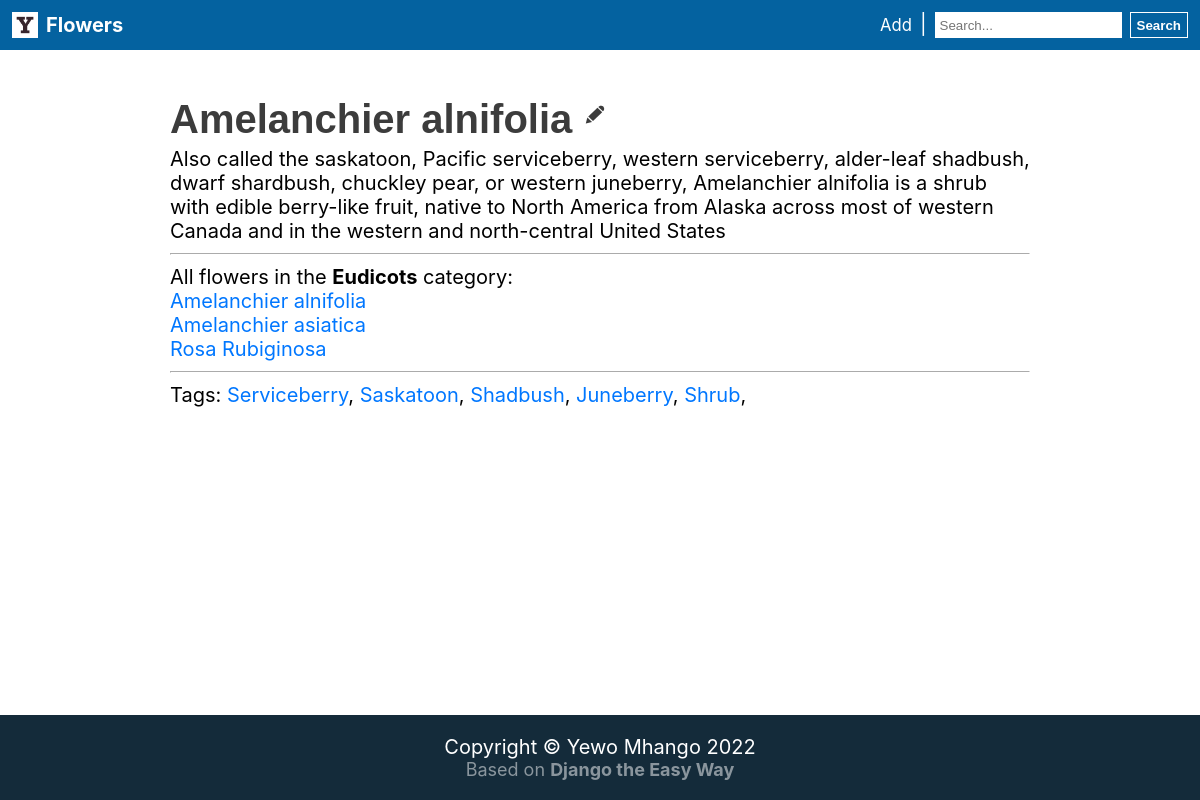
The page /flower/amelanchier-alnifolia/ on the database its author committed.
### myapp/models.py (models this page shows, shortened)
class Flower(models.Model):
    title = models.CharField(max_length=255, default='')
    description = models.TextField(default='')
    slug = models.SlugField(blank=True, default='')
    category = models.ForeignKey(Category, null=True, on_delete=models.PROTECT)
    tags = models.ManyToManyField(Tag)
    def __str__(self) -> str:
        return self.title

class Category(models.Model):
    title = models.CharField(max_length=255, default='')
    def __str__(self) -> str:
        return self.title

class Tag(models.Model):
    title = models.CharField(max_length=255, default='')
    slug = models.SlugField(blank=True, default='')
    def __str__(self) -> str:
        return self.title

### myapp/views.py (the view)
# urls.py: path('flower/<slug:slug>/', myapp_views.detail, name='detail'),
def detail(request: HttpRequest, slug=None):
    flower = get_object_or_404(Flower, slug=slug)
    return render(request, 'myapp/detail.html', {'flower': flower, 'page_title': flower.title})

### myapp/templates/myapp/detail.html (shortened to what this page needs)
{% extends 'base/base.html' %} {% block content %} {% load static %}
<div class="jumbotron">
  <h1>
    {{ flower.title }}
    <a href="{% url 'edit' pk=flower.pk %}">
      <img src="{% static 'base/images/edit.svg' %}" alt="" height="30px" />
    </a>
  </h1>
  <div class="flowerDescription">{{ flower.description }}</div>
</div>
<hr />
All flowers in the <strong>{{ flower.category }}</strong> category:
<br />
{% for c_flower in flower.category.flower_set.all %}
<a href="{% url 'detail' c_flower.slug %}">{{ c_flower }}</a>
<br />
{% endfor %}
<hr />
Tags: {% for tag in flower.tags.all %}
<a href="{% url 'tags' tag.slug %}">{{ tag }}</a>, {% endfor %} {% endblock %}

### base/static/base/css/site.css (style rules this page uses)
* { box-sizing: border-box; transition: all 0.25s ease; }
h1, h2, h3, h4, h5, h6 { color: rgb(60, 60, 60); margin-bottom: 5px; font-family: Montserrat, sans-serif; }
body { font-family: -apple-system, BlinkMacSystemFont, "Segoe UI", Roboto, Oxygen, Cantarell, "Open Sans", "Helvetica Neue", Tahoma, Geneva, Verdana, sans-serif; font-size: 20px; min-height: 100vh; display: flex; flex-direction: column; justify-content: space-between; margin: 0; }
a { color: rgb(0, 119, 255); text-decoration: none; }
hr { border-color: white; }

### rows shown on the page
Flower: title "Amelanchier alnifolia", description "Also called the saskatoon, Pacific serviceberry, western serviceberry, alder-leaf shadbush, dwarf shardbush, chuckley pear, or western juneberry, Amelanchier alnifolia is a shrub with edible berry-like fruit, native to North America from Alaska across most of western Canada and in the western and north-central United States", category "Eudicots"
Flower: title "Amelanchier asiatica"
Flower: title "Rosa Rubiginosa"
Tag: title "Serviceberry"
Tag: title "Saskatoon"
Tag: title "Shadbush"
Tag: title "Juneberry"
Tag: title "Shrub"
